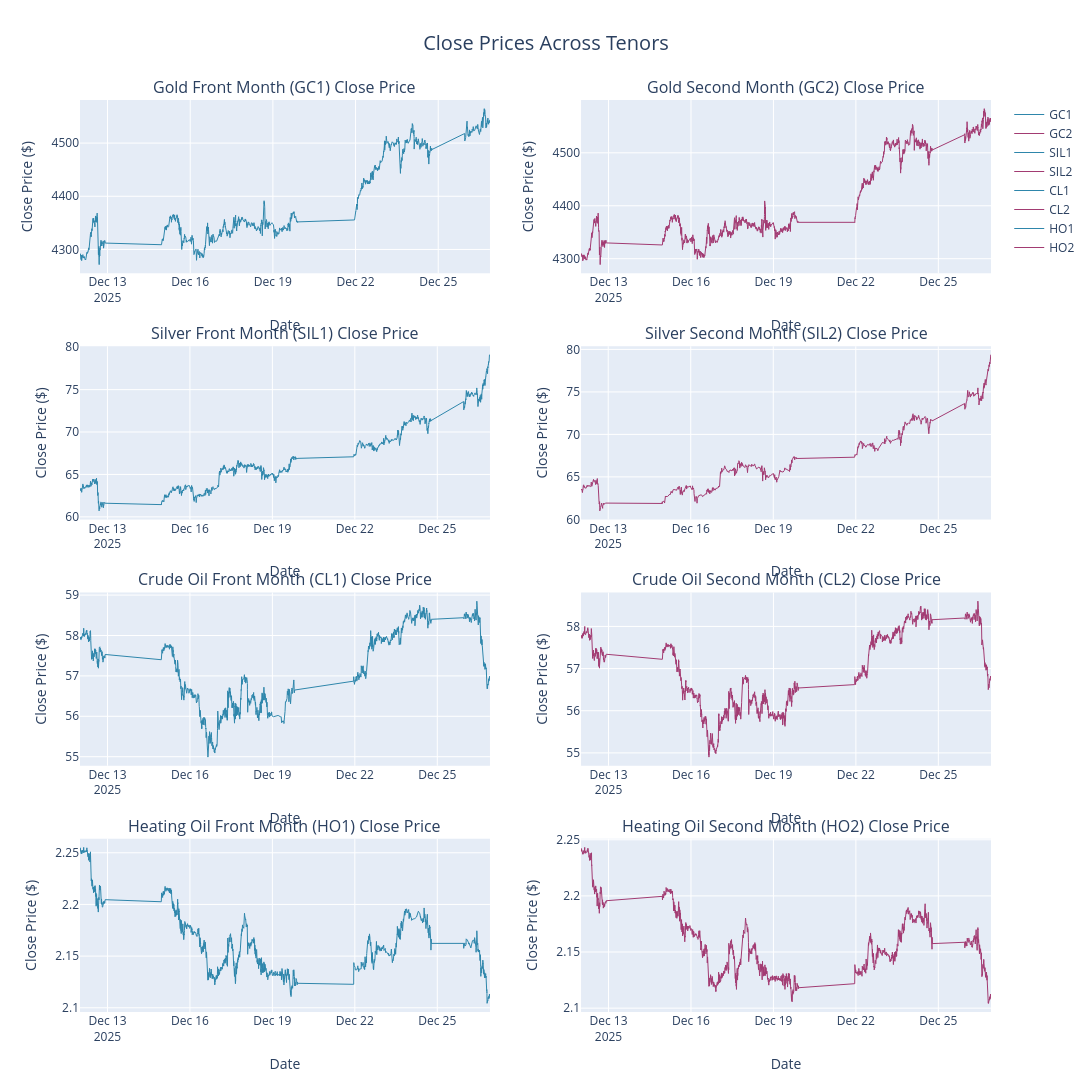

Notebook cell for this chart:
### Markdown cell above
## Analysis

### Code cell
# Define symbols and their display names for plotting
symbols = [
    ("GC", "Gold"),
    ("SIL", "Silver"),
    ("CL", "Crude Oil"),
    ("HO", "Heating Oil"),
]

# Create subplot titles for each symbol's front and second month contracts
subplot_titles = []
for symbol_code, symbol_name in symbols:
    subplot_titles.append(f"{symbol_name} Front Month ({symbol_code}1) Close Price")
    subplot_titles.append(f"{symbol_name} Second Month ({symbol_code}2) Close Price")

# Initialize figure with 4 rows (one per symbol) and 2 columns (front/second month)
fig = make_subplots(
    rows=4,
    cols=2,
    subplot_titles=tuple(subplot_titles),
    vertical_spacing=0.08,
    horizontal_spacing=0.1,
)

# Define colors for front month and second month contracts
colors = ["#2E86AB", "#A23B72"]

# Plot close prices for each symbol across both tenors
for row_idx, (symbol_code, symbol_name) in enumerate(symbols, start=1):
    # Retrieve front month and second month dataframes
    front_month = contract_series[f"{symbol_code}1"]
    second_month = contract_series[f"{symbol_code}2"]

    # Plot front month contract (column 1)
    front_reset = front_month.reset_index()
    fig.add_trace(
        go.Scatter(
            x=front_reset["ts_event"],
            y=front_reset["close"],
            mode="lines",
            line=dict(color=colors[0], width=1),
            name=f"{symbol_code}1",
        ),
        row=row_idx,
        col=1,
    )

    # Plot second month contract (column 2)
    second_reset = second_month.reset_index()
    fig.add_trace(
        go.Scatter(
            x=second_reset["ts_event"],
            y=second_reset["close"],
            mode="lines",
            line=dict(color=colors[1], width=1),
            name=f"{symbol_code}2",
        ),
        row=row_idx,
        col=2,
    )

    # Update axis labels for both columns
    fig.update_xaxes(title_text="Date", row=row_idx, col=1)
    fig.update_xaxes(title_text="Date", row=row_idx, col=2)
    fig.update_yaxes(title_text="Close Price ($)", row=row_idx, col=1)
    fig.update_yaxes(title_text="Close Price ($)", row=row_idx, col=2)

# Update overall layout with title and dimensions
fig.update_layout(
    title={
        "text": "Close Prices Across Tenors",
        "x": 0.5,
        "xanchor": "center",
        "font": {"size": 20},
    },
    height=1500,
    width=1350,
    showlegend=True,
)

fig.show()

### Figure 1 — Plotly figure (JSON) as saved in the notebook; plotly's stock layout.template omitted (floating-point values rounded to 4 significant figures; data arrays with more than 128 entries replaced by an {"elided": "..."} marker saying what was removed)
{"data": [{"line": {"color": "#2E86AB", "width": 1}, "mode": "lines", "name": "GC1", "type": "scatter", "x": {"elided": "3437 str values"}, "xaxis": "x", "y": {"elided": "3437 float values"}, "yaxis": "y"}, {"line": {"color": "#A23B72", "width": 1}, "mode": "lines", "name": "GC2", "type": "scatter", "x": {"elided": "13544 str values"}, "xaxis": "x2", "y": {"elided": "13544 float values"}, "yaxis": "y2"}, {"line": {"color": "#2E86AB", "width": 1}, "mode": "lines", "name": "SIL1", "type": "scatter", "x": {"elided": "6554 str values"}, "xaxis": "x3", "y": {"elided": "6554 float values"}, "yaxis": "y3"}, {"line": {"color": "#A23B72", "width": 1}, "mode": "lines", "name": "SIL2", "type": "scatter", "x": {"elided": "1829 str values"}, "xaxis": "x4", "y": {"elided": "1829 float values"}, "yaxis": "y4"}, {"line": {"color": "#2E86AB", "width": 1}, "mode": "lines", "name": "CL1", "type": "scatter", "x": {"elided": "11513 str values"}, "xaxis": "x5", "y": {"elided": "11513 float values"}, "yaxis": "y5"}, {"line": {"color": "#A23B72", "width": 1}, "mode": "lines", "name": "CL2", "type": "scatter", "x": {"elided": "12357 str values"}, "xaxis": "x6", "y": {"elided": "12357 float values"}, "yaxis": "y6"}, {"line": {"color": "#2E86AB", "width": 1}, "mode": "lines", "name": "HO1", "type": "scatter", "x": {"elided": "6939 str values"}, "xaxis": "x7", "y": {"elided": "6939 float values"}, "yaxis": "y7"}, {"line": {"color": "#A23B72", "width": 1}, "mode": "lines", "name": "HO2", "type": "scatter", "x": {"elided": "9182 str values"}, "xaxis": "x8", "y": {"elided": "9182 float values"}, "yaxis": "y8"}], "layout": {"annotations": [{"font": {"size": 16}, "showarrow": false, "text": "Gold Front Month (GC1) Close Price", "x": 0.225, "xanchor": "center", "xref": "paper", "y": 1, "yanchor": "bottom", "yref": "paper"}, {"font": {"size": 16}, "showarrow": false, "text": "Gold Second Month (GC2) Close Price", "x": 0.775, "xanchor": "center", "xref": "paper", "y": 1, "yanchor": "bottom", "yref": "paper"}, {"font": {"size": 16}, "showarrow": false, "text": "Silver Front Month (SIL1) Close Price", "x": 0.225, "xanchor": "center", "xref": "paper", "y": 0.73, "yanchor": "bottom", "yref": "paper"}, {"font": {"size": 16}, "showarrow": false, "text": "Silver Second Month (SIL2) Close Price", "x": 0.775, "xanchor": "center", "xref": "paper", "y": 0.73, "yanchor": "bottom", "yref": "paper"}, {"font": {"size": 16}, "showarrow": false, "text": "Crude Oil Front Month (CL1) Close Price", "x": 0.225, "xanchor": "center", "xref": "paper", "y": 0.46, "yanchor": "bottom", "yref": "paper"}, {"font": {"size": 16}, "showarrow": false, "text": "Crude Oil Second Month (CL2) Close Price", "x": 0.775, "xanchor": "center", "xref": "paper", "y": 0.46, "yanchor": "bottom", "yref": "paper"}, {"font": {"size": 16}, "showarrow": false, "text": "Heating Oil Front Month (HO1) Close Price", "x": 0.225, "xanchor": "center", "xref": "paper", "y": 0.19, "yanchor": "bottom", "yref": "paper"}, {"font": {"size": 16}, "showarrow": false, "text": "Heating Oil Second Month (HO2) Close Price", "x": 0.775, "xanchor": "center", "xref": "paper", "y": 0.19, "yanchor": "bottom", "yref": "paper"}], "height": 1500, "showlegend": true, "title": {"font": {"size": 20}, "text": "Close Prices Across Tenors", "x": 0.5, "xanchor": "center"}, "width": 1350, "xaxis": {"anchor": "y", "domain": [0, 0.45], "title": {"text": "Date"}}, "xaxis2": {"anchor": "y2", "domain": [0.55, 1], "title": {"text": "Date"}}, "xaxis3": {"anchor": "y3", "domain": [0, 0.45], "title": {"text": "Date"}}, "xaxis4": {"anchor": "y4", "domain": [0.55, 1], "title": {"text": "Date"}}, "xaxis5": {"anchor": "y5", "domain": [0, 0.45], "title": {"text": "Date"}}, "xaxis6": {"anchor": "y6", "domain": [0.55, 1], "title": {"text": "Date"}}, "xaxis7": {"anchor": "y7", "domain": [0, 0.45], "title": {"text": "Date"}}, "xaxis8": {"anchor": "y8", "domain": [0.55, 1], "title": {"text": "Date"}}, "yaxis": {"anchor": "x", "domain": [0.81, 1], "title": {"text": "Close Price ($)"}}, "yaxis2": {"anchor": "x2", "domain": [0.81, 1], "title": {"text": "Close Price ($)"}}, "yaxis3": {"anchor": "x3", "domain": [0.54, 0.73], "title": {"text": "Close Price ($)"}}, "yaxis4": {"anchor": "x4", "domain": [0.54, 0.73], "title": {"text": "Close Price ($)"}}, "yaxis5": {"anchor": "x5", "domain": [0.27, 0.46], "title": {"text": "Close Price ($)"}}, "yaxis6": {"anchor": "x6", "domain": [0.27, 0.46], "title": {"text": "Close Price ($)"}}, "yaxis7": {"anchor": "x7", "domain": [0, 0.19], "title": {"text": "Close Price ($)"}}, "yaxis8": {"anchor": "x8", "domain": [0, 0.19], "title": {"text": "Close Price ($)"}}}}
